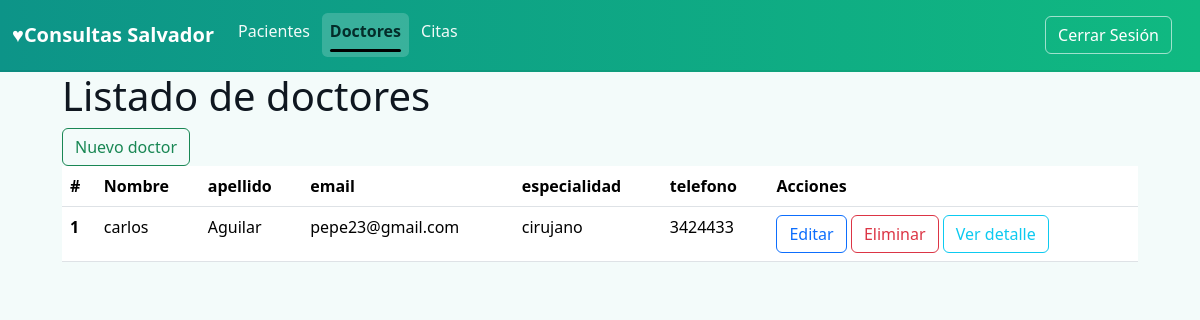
The app's page /gestion/doctores/ (signed in), older data.
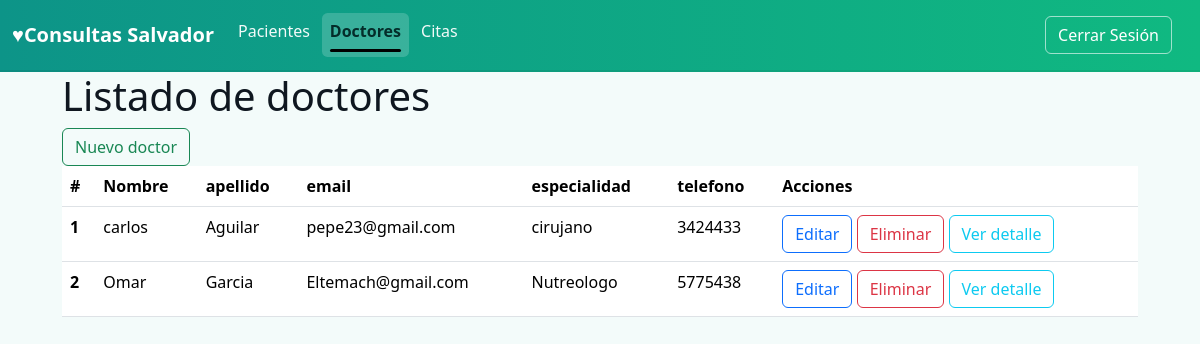
The same page, newer data.
### gestion/models.py (models this page shows, shortened)
class Doctor(models.Model):
    nombre = models.CharField(max_length=100)
    apellido = models.CharField(max_length=100)
    especialidad = models.CharField(max_length=100)
    email = models.EmailField(unique=True)
    telefono = models.CharField(max_length=15)

### gestion/views.py (the view)
@method_decorator(login_required, name='dispatch')
class DoctorListView(ListView):
    model = Doctor
    template_name = 'doctores/doctor_list.html'
    context_object_name = 'doctores'

### gestion/Templates/doctores/doctor_list.html (shortened to what this page needs)
{%extends "core/index.html"%}
  {% block contenido %}
    <h1 class="text center">Listado de doctores </h1>
    <a href='{%url "gestion:doctor_create"%}' class="btn btn-outline-success">Nuevo doctor</a>
  <table class="table">
  <thead>
    <tr>
      <th scope="col">#</th>
      <th scope="col">Nombre</th>
        <th scope="col">apellido</th>
        <th scope="col">email</th>
        <th scope="col">especialidad</th>
        <th scope="col">telefono</th>
        <th scope="col">Acciones</th>
    </tr>
  </thead>
  <tbody>
    {%for d in doctores%}
    <tr>
      <th scope="row">{{d.id}}</th>
      <td>{{d.nombre}}</td>
      <td>{{d.apellido}}</td>
        <td>{{d.email}}</td>
        <td>{{d.especialidad}}</td>
        <td>{{d.telefono}}</td>
        <td>
          <a href='{%url "gestion:doctor_update" d.id%}' class="btn btn-outline-primary">Editar</a>
          <a href='{%url "gestion:doctor_delete" d.id%}' class="btn btn-outline-danger">Eliminar</a>
          <a href='{%url "gestion:doctor_detail" d.id%}' class="btn btn-outline-info">Ver detalle</a>
        </td>
    </tr>
    {%endfor%}
  </tbody>
</table>
    {% endblock %}

### core/templates/core/index.html (shortened to what this page needs)
{% load static %}
<!doctype html>
<html lang="en">
  <head>
  <link rel="stylesheet" href="{% static 'core/css/bootstrap.min.css' %}"/>
  <link rel="stylesheet" href="{% static 'core/css/site.css' %}"/>
  </head>
  <body>
    <header>
        <nav class="navbar navbar-expand-lg custom-navbar" data-bs-theme="dark">
  <div class="container-fluid">
    <a class="navbar-brand" href="{%url 'principal'%}">♥Consultas Salvador</a>
    <div class="collapse navbar-collapse" id="navbarSupportedContent">
      <ul class="navbar-nav me-auto mb-2 mb-lg-0">
        <li class="nav-item">
          <a class="nav-link {% if request.resolver_match.namespace == 'gestion' and request.resolver_match.url_name == 'paciente_list' %}active{% endif %}" aria-current="page" href="{% url 'gestion:paciente_list' %}">Pacientes</a>
        </li>
        <li class="nav-item">
          <a class="nav-link {% if request.resolver_match.namespace == 'gestion' and request.resolver_match.url_name == 'doctor_list' %}active{% endif %}" href="{% url 'gestion:doctor_list' %}">Doctores</a>
        </li>
        <li class="nav-item">
          <a class="nav-link {% if request.resolver_match.namespace == 'gestion' and request.resolver_match.url_name == 'cita_list' %}active{% endif %}" href="{% url 'gestion:cita_list' %}">Citas</a>
        </li>
      </ul>
      {%if user.is_authenticated%}
      <span class="navbar-text me-3">
        <form method="post" action="{% url 'logout' %}">
          <button type="submit" class="btn btn-outline-light">Cerrar Sesión</button>
        </form>
      </span>
      {%else%}
      <span class="navbar-text me-3">
        <a href="{% url 'login' %}" class="btn btn-outline-light">Iniciar Sesión</a>
      {%endif%}
    </div>
  </div>
</nav>
    </header>
    <main>
<div class="container">
    {% block contenido %}
    {% endblock %}
    </main>
  </body>
</html>

### static/core/css/site.css (style rules this page uses)
body { background-color: #f3fbfa; color: #0f1720; font-family: "Segoe UI", Roboto, "Helvetica Neue", Arial, sans-serif; }
.container { max-width: 1100px; }
.navbar.custom-navbar { background: linear-gradient(90deg, #0d9488 0%, #10b981 100%); border-bottom: 2px solid rgba(0,0,0,0.06); }
.navbar .navbar-brand { color: #ffffff; font-weight: 700; }
.navbar .nav-link { color: rgba(255,255,255,0.95); margin-right: 0.25rem; padding: 0.35rem 0.6rem; }
.navbar .nav-link.active { background-color: rgba(255,255,255,0.18); color: #042d2a !important; border-radius: 0.35rem; font-weight: 600; }
.navbar .nav-link.active::after { content: ""; display: block; height: 3px; width: 100%; background: #000000; margin-top: 6px; border-radius: 2px; }
.btn-outline-light { color: #fff; border-color: rgba(255,255,255,0.6); }

Row changes from the older to the newer data that the page shows:
added Doctor: id "2", nombre "Omar", apellido "Garcia", email "Eltemach@gmail.com", especialidad "Nutreologo", telefono "5775438"
